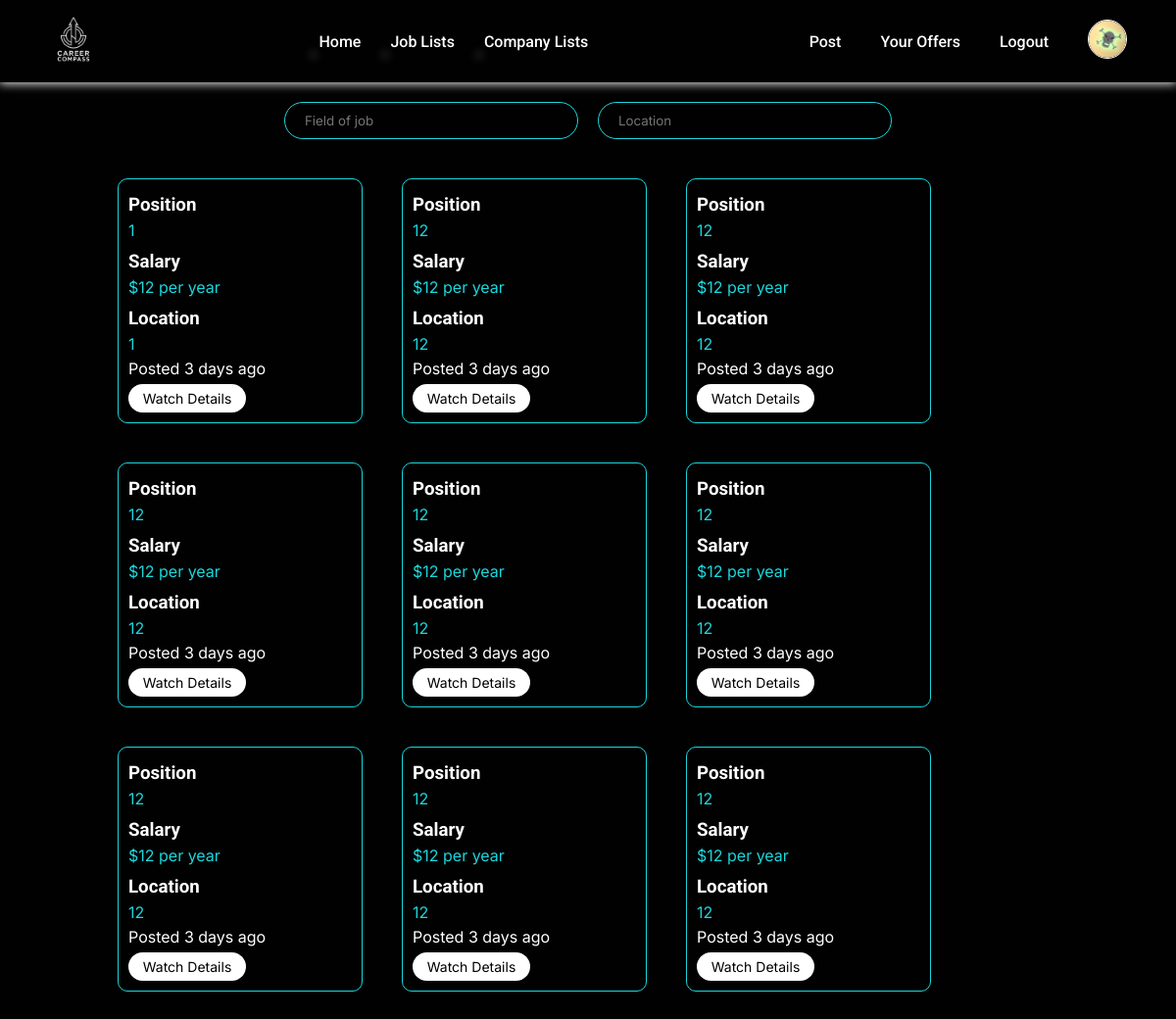
The app's page /getCompanyJobs/9/ (signed in), older data.
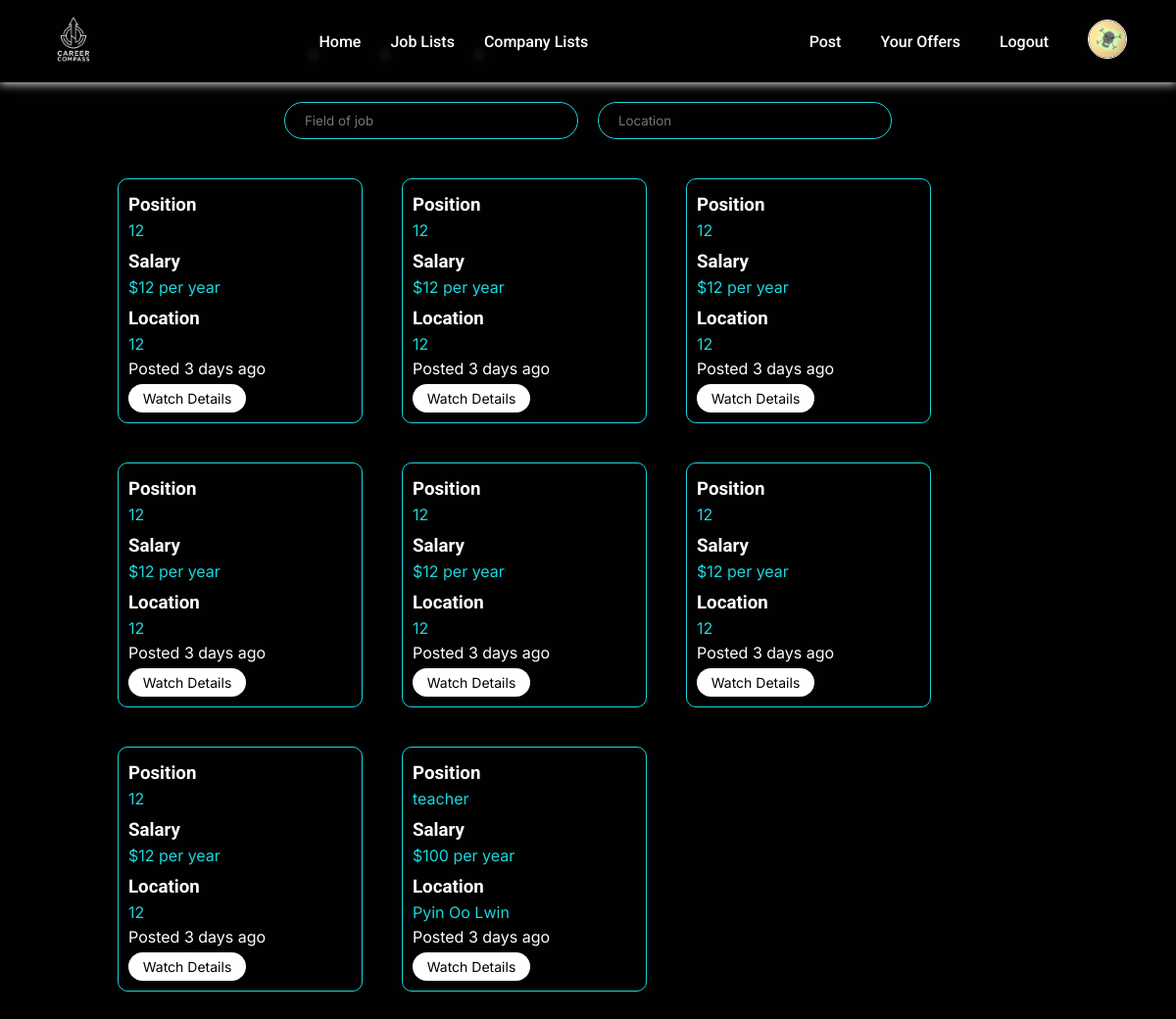
The same page, newer data.
### jobs/models.py (models this page shows)
class Job(models.Model):
    owner = models.ForeignKey(Company, on_delete=models.CASCADE, related_name="jobs")
    position = models.CharField(max_length=64)
    salary = models.IntegerField()
    location = models.TextField()
    workingTime = models.IntegerField()
    field = models.CharField(max_length=64)
    description = models.TextField()
    requirement = models.TextField()
    benefit = models.TextField()
    type = models.CharField(max_length=5, default="open")
    year = models.IntegerField()
    month = models.IntegerField()
    day = models.IntegerField()
    hour = models.IntegerField()
    minute = models.IntegerField()
    second = models.IntegerField()

### jobs/views.py (the view)
# urls.py: path("getCompanyJobs/<int:id>/", views.getCompanyJobs, name="getCompanyJobs")
def getCompanyJobs(request, id):
    if hasattr(request.user, "company"):
        type = "company"
    elif hasattr(request.user, "employee"):
        type = "employee"
    else:
        type = "guest"
    try:
        company = Company.objects.get(pk=id)
    except Company.DoesNotExist:
        return HttpResponseRedirect(reverse("companyList"))
    else:
        jobs = company.jobs.filter(type="open")
        today = datetime.now()
        for job in jobs:
            postedTime = datetime(year=job.year, month=job.month, day=job.day, hour=job.hour, minute=job.minute, second=job.second)
            totalSeconds = (today - postedTime).total_seconds()
            job.postTime = getPostTime(totalSeconds)
        return render(request, "companyJobs.html", {
            "type" : type,
            "jobs" : jobs
        })

### jobs/helpers.py (called while the page is built)
def getPostTime(seconds):
    if seconds > 86400:
        seconds = round(seconds // 86400)
        text = f"{seconds} days"
    elif seconds > 3600:
        print(True)
        seconds = round(seconds // 3600)
        text = f"{seconds} hours"
    elif seconds > 60:
        seconds = round(seconds // 60)
        text = f"{seconds} minutes"
    else:
        seconds = round(seconds)
        text = f"{seconds} seconds"
    return text

### templates/companyJobs.html (shortened to what this page needs)
{% extends "layout.html" %}
{% load static %}
{% block css %}
    <link rel="stylesheet" href="{% static 'css/companyJobs.css' %}">
{% endblock %}
{% block main %}
    {% if jobs %}
        <div class="filter">
            <input type="text" name="field" id="field" placeholder="Field of job" autocomplete="off" autofocus>
            <input type="text" name="location" id="location" placeholder="Location" autocomplete="off">
        </div>
        <div class="job-lists">
            {% for job in jobs %}
                <div class="job">
                    <div class="info">
                        <h3>Position</h3>
                        <span>{{job.position}}</span>
                    </div>
                    <div class="info">
                        <h3>Salary</h3>
                        <span>${{job.salary}} per year</span>
                    </div>
                    <div class="info">
                        <h3>Location</h3>
                        <span class="location">{{job.location}}</span>
                    </div>
                    <p class="post-time">Posted {{job.postTime}} ago</p>
                    <a href="{% url 'jobDetails' job.id %}" class="watchBtn">Watch Details</a>
                </div>
            {% endfor %}
        </div>
    {% else %}
        <h1>No Open Jobs.</h1>
    {% endif %}
{% endblock %}

Row changes from the older to the newer data that the page shows:
no longer on this page (row edited): Job: position "1", salary "12", location "1", postTime "3 days"
no longer on this page (row edited): Job: position "12", salary "12", location "12", postTime "3 days"
now on this page (row unchanged): Job: position "teacher", salary "100", location "Pyin Oo Lwin", postTime "3 days"
